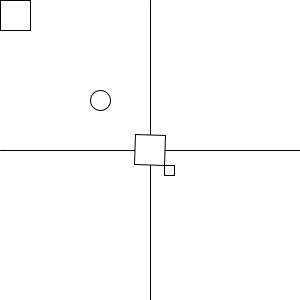
Frame 1 (no input)
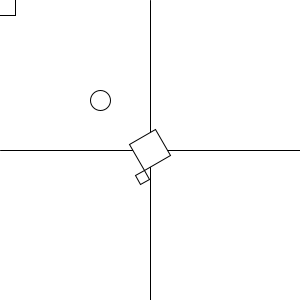
Frame 60 (the mouse pressed at the canvas centre just before this capture)
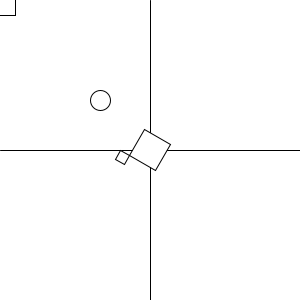
Frame 120 (the mouse held since frame 60 and released just before this capture)

The Processing sketch that drew these frames (run headless with seeded random() and noise(); from frame 60 on, the mouse is pressed at the canvas centre):

// Processing sketch: translate_rotate
// ── translate_rotate.pde
float angle = 0;

void setup(){
  size(300,300);
}

void draw(){
  
    background(255);
    
    angle += 1;
    
    // draw crosshairs in center
    line(0,height/2,width, height/2);
    line(width/2,0,width/2, height);
    
    rect(0,0,30,30);
    
    rectMode(CENTER);
    pushMatrix();
      translate(width/2,height/2);
      rotate( radians(angle) );
      rect(0,0,30,30);
      translate(20,20);
      rect(0,0,10,10);
    popMatrix();
    
    pushMatrix();
      translate(100,100);
      ellipse(0,0,20,20);
    popMatrix();
}
